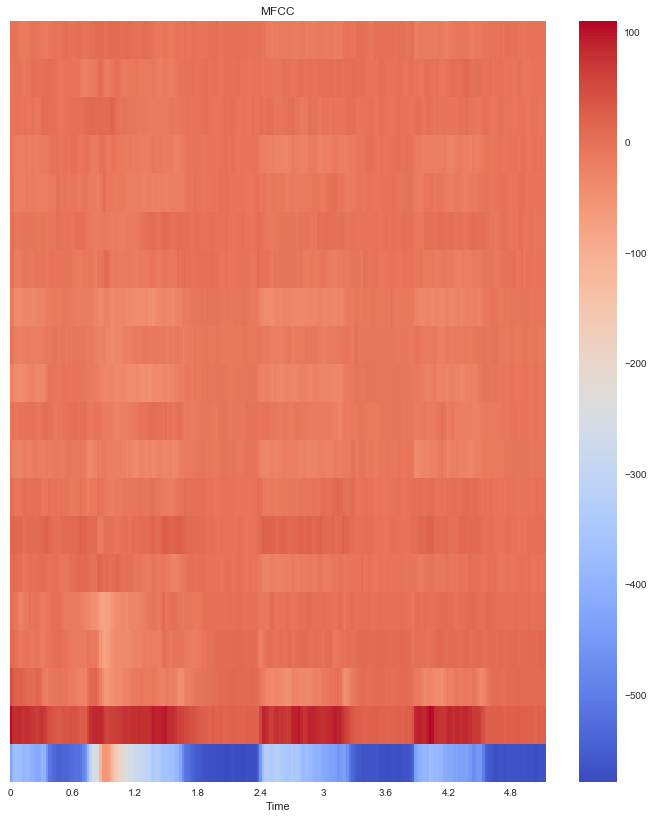
#> input picture Images/Angry_1.png, 653 x 819 px, found by its file name
$ jupyter execute --allow-errors New.ipynb   (shell and % lines are left out)
#> lines starting #> are read from the running program, lines starting #| are printed output that depends on the picture; long printed decimals are rounded
#> further down, image is the input picture: PIL image 653x819 RGBA; mean R, G, B, A 227.9, 143.7, 130.4, 255
[cell 1]
import sys
from PIL import Image

def calculate_brightness(image):
    greyscale_image = image.convert('L')
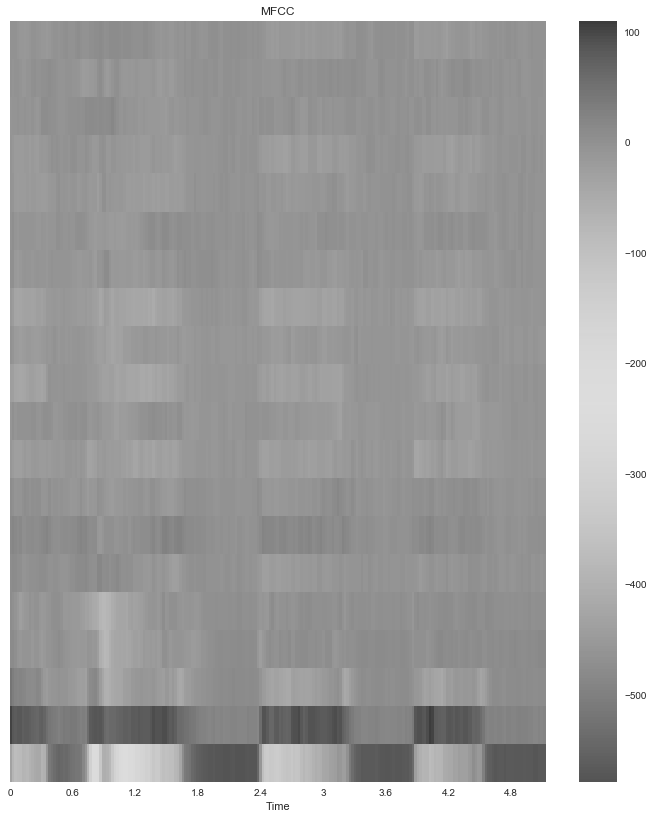
#> greyscale_image: PIL image 653x819 L; min 38, max 255, mean 167.4
    histogram = greyscale_image.histogram()
#> histogram = 256 values, max 96726 at index 255, min 0 at index 0, mean 2089.1
    pixels = sum(histogram)
#> pixels = 534807
    brightness = scale = len(histogram)
#> brightness = 256; scale = 256

    for index in range(0, scale):
        ratio = histogram[index] / pixels
        brightness += ratio * (-scale + index)
#> this loop made 256 passes
#> ratio on passes 1 to 3: 0, 0, 0
#> after the loop, brightness = 167.4
#| Angry_1.png	0.6538
#> pass 2 of the loop `for file in imgs:`:
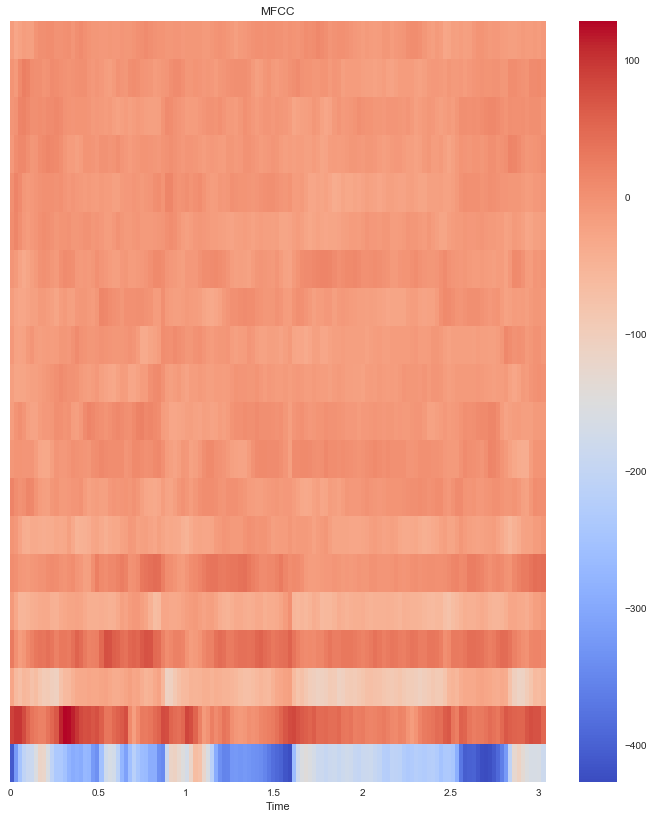
#> input picture Images/Angry_2.png, 653 x 819 px, found by its file name
#> image is the input picture: PIL image 653x819 RGBA; mean R, G, B, A 238.2, 170.8, 153, 255
#> the loop in calculate_brightness (call 2), `for index in range(0, scale):` made 256 passes
#| Angry_2.png	0.7381
#> pass 3 of the loop `for file in imgs:`:
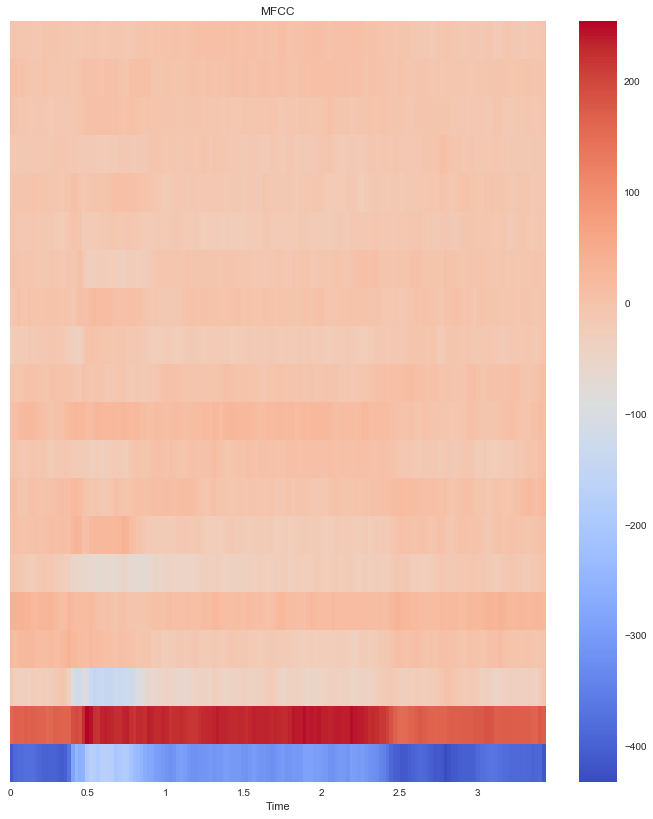
#> input picture Images/Angry_3.png, 653 x 819 px, found by its file name
#> image is the input picture: PIL image 653x819 RGBA; mean R, G, B, A 235.4, 197.7, 187.3, 255
#| Angry_3.png	0.8119

    return 1 if brightness == 255 else brightness / scale

imgs = ['Angry_1.png', 'Angry_2.png', 'Angry_3.png', 'Angry_4.png', 'Angry_5.png', 'BAS_1.png', 'BAS_2.png', 'BAS_3.png',
        'BAS_4.png', 'BAS_5.png', 'download (1).png', 'download.png', 'Hungry_1.png', 'Hungry_2.png', 'Owner_1.png']
#> (the rest of this cell did not finish here and is left out)

[cell 2]
# import the necessary packages
from imutils import build_montages
from imutils import paths
import numpy as np
import argparse
import imutils
import cv2
im_file_1 = 'download.png'
#> im_file_1 = 'download.png'
im_file_2 = 'download (1).png'
def image_colorfulness(image):
    # split the image into its respective RGB components
    (B, G, R) = cv2.split(image.astype("float"))
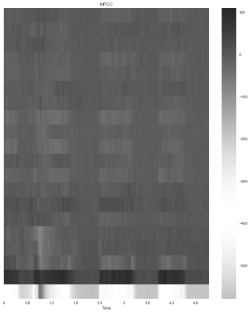
#> B: shape (313, 250) float64; min 39, max 255, mean 130.4
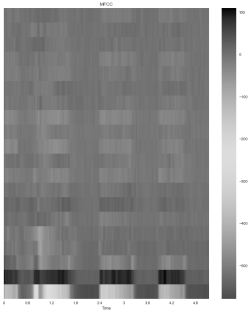
#> G: shape (313, 250) float64; min 8, max 255, mean 143.7
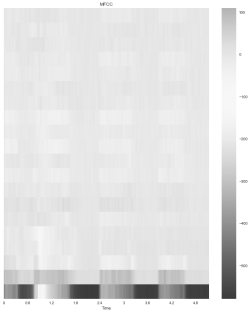
#> R: shape (313, 250) float64; min 59, max 255, mean 227.9

    # compute rg = R - G
    rg = np.absolute(R - G)
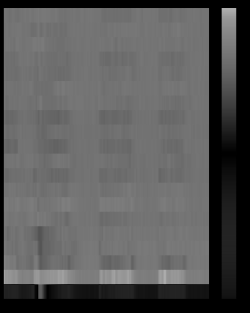
#> rg: shape (313, 250) float64; min 0, max 173, mean 87.4

    # compute yb = 0.5 * (R + G) - B
    yb = np.absolute(0.5 * (R + G) - B)
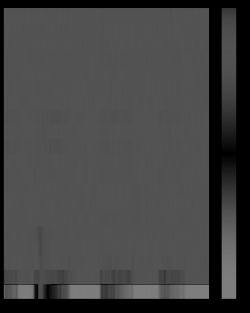
#> yb: shape (313, 250) float64; min 0, max 125.5, mean 67.2

    # compute the mean and standard deviation of both `rg` and `yb`
    (rbMean, rbStd) = (np.mean(rg), np.std(rg))
#> rbMean = 87.4; rbStd = 47.82
    (ybMean, ybStd) = (np.mean(yb), np.std(yb))
#> ybMean = 67.16; ybStd = 33.4

    # combine the mean and standard deviations
    stdRoot = np.sqrt((rbStd ** 2) + (ybStd ** 2))
#> stdRoot = 58.33
    meanRoot = np.sqrt((rbMean ** 2) + (ybMean ** 2))
#> meanRoot = 110.2
#> `C = image_colorfulness(image)`: C = 91.4
#> `imgp = imagePath.split(".")[0]+"-"+str(C)`: imgp = 'Angry_1-91.4'
#> `cv2.putText(image,"{}".format(imgp), (5, 60), cv2.FONT_HERSHEY_SIMPLEX..`:
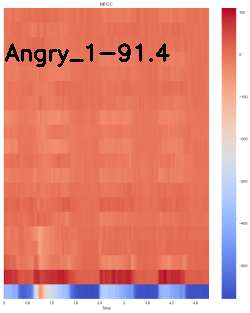
#> image: shape (313, 250, 3); mean B, G, R 129.3, 142.2, 225.1
#> pass 2 of the loop `for imagePath in imgs:`:
#> in image_colorfulness (call 2), `yb = np.absolute(0.5 * (R + G) - B)`:
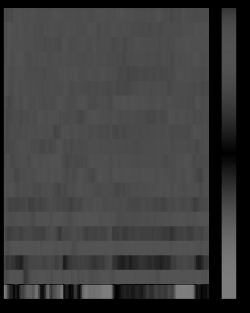
#> yb: shape (313, 250) float64; min 0, max 125.5, mean 60.8
#> rbMean = 70.26; rbStd = 39.67
#> ybMean = 60.79; ybStd = 31.32
#> stdRoot = 50.54
#> meanRoot = 92.91
#> C = 78.41
#> imgp = 'Angry_2-78.41'
#> `cv2.putText(image,"{}".format(imgp), (5, 60), cv2.FONT_HERSHEY_SIMPLEX..`:
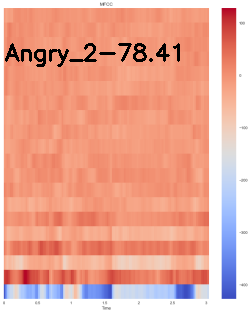
#> image: shape (313, 250, 3); mean B, G, R 151.3, 168.7, 234.8
#> pass 3 of the loop `for imagePath in imgs:`:
#> in image_colorfulness (call 3), `yb = np.absolute(0.5 * (R + G) - B)`:
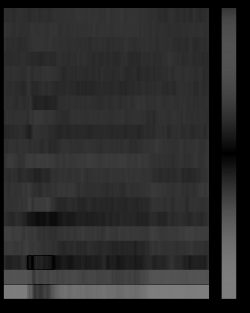
#> yb: shape (313, 250) float64; min 0, max 126, mean 42.4
#> rbMean = 41.31; rbStd = 29.71
#> ybMean = 42.37; ybStd = 26.39
#> stdRoot = 39.74
#> meanRoot = 59.18
#> C = 57.5
#> imgp = 'Angry_3-57.5'
#> `cv2.putText(image,"{}".format(imgp), (5, 60), cv2.FONT_HERSHEY_SIMPLEX..`:
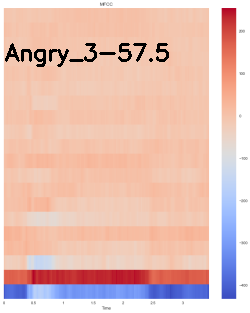
#> image: shape (313, 250, 3); mean B, G, R 185, 195.1, 232.2

    # derive the "colorfulness" metric and return it
    return stdRoot + (0.3 * meanRoot)
# initialize the results list
print("[INFO] computing colorfulness metric for dataset...")
results = []
imgs = ['Angry_1.png', 'Angry_2.png', 'Angry_3.png', 'Angry_4.png', 'Angry_5.png', 'BAS_1.png', 'BAS_2.png', 'BAS_3.png',
        'BAS_4.png', 'BAS_5.png', 'download (1).png', 'download.png', 'Hungry_1.png', 'Hungry_2.png', 'Owner_1.png']

# loop over the image paths
#> (the rest of this cell did not finish here and is left out)
